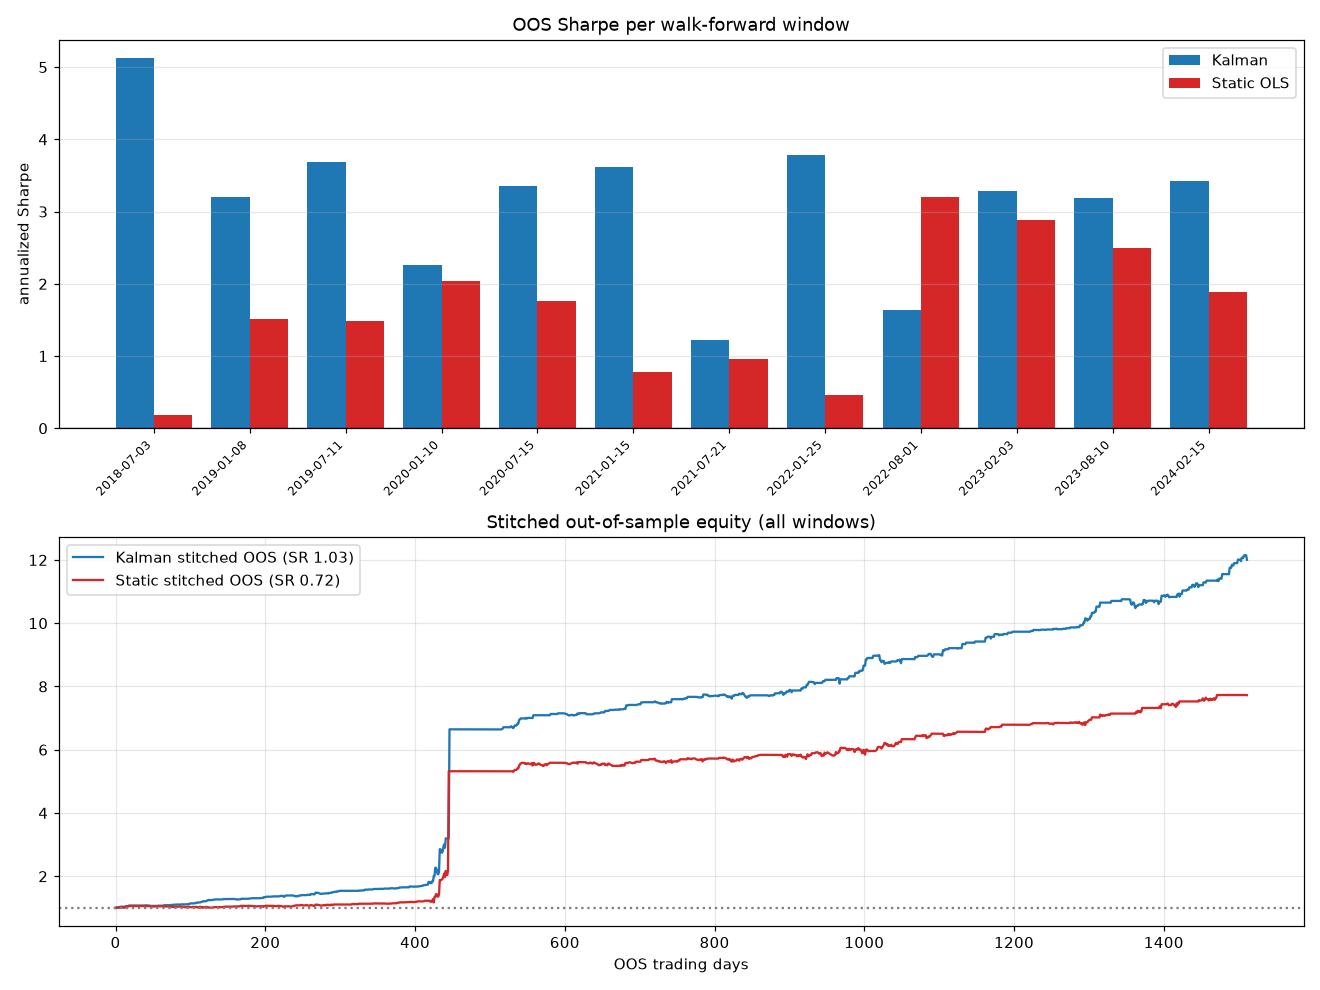

This figure's Python source:
"""
Walk-forward analysis: WTI-Brent pairs trading (Kalman vs Static OLS)
- เลื่อนหน้าต่าง: train ~2 ปี (504 วัน) -> test ~6 เดือน (126 วัน) -> ก้าวต่อ 126 วัน
- แต่ละหน้าต่าง: ประมาณ beta(static) + เลือก entry "จาก train เท่านั้น" แล้ววัดบน test (OOS)
- รวบการกระจายตัวของ Sharpe ทุกหน้าต่าง -> ดูว่ากลยุทธ์ robust หรือพึ่งโชค regime
"""
import numpy as np, pandas as pd
import matplotlib; matplotlib.use("Agg")
import matplotlib.pyplot as plt

def load(f): return pd.read_csv(f, parse_dates=["Date"]).set_index("Date")["Price"]
df = pd.concat([load("/tmp/wti-daily.csv").rename("WTI"),
                load("/tmp/brent-daily.csv").rename("Brent")], axis=1).dropna()
df = df.loc["2016-01-01":"2024-12-31"]
W = df["WTI"].values; B = df["Brent"].values; N = len(df)

def kalman(q=1e-4, r=1.0):
    x=np.array([1.0,0.0]); P=np.eye(2); Q=np.eye(2)*q; R=r; beta=np.zeros(N)
    for t in range(N):
        H=np.array([B[t],1.0]); P=P+Q; e=W[t]-H@x; S=H@P@H+R; K=(P@H)/S
        x=x+K*e; P=P-np.outer(K,H)@P; beta[t]=x[0]
    return beta
def zscore(spread, win=60):
    s=pd.Series(spread); mu=s.rolling(win).mean().values; sd=s.rolling(win).std().values
    return np.where(sd>0,(spread-mu)/sd,0.0)
def backtest(beta, entry, lo, hi, cost_bps=5.0):
    cost=cost_bps/1e4; spread=W-beta*B; z=zscore(spread)
    pos=0; beta_e=0.0; rets=np.zeros(N); trades=0
    for t in range(max(lo,1),hi):
        if pos!=0:
            pnl=pos*((W[t]-W[t-1])-beta_e*(B[t]-B[t-1])); rets[t]=pnl/(abs(W[t-1])+abs(beta_e*B[t-1]))
        if pos==0:
            if z[t]>entry: pos=-1;beta_e=beta[t];trades+=1;rets[t]-=cost
            elif z[t]<-entry: pos=1;beta_e=beta[t];trades+=1;rets[t]-=cost
        else:
            if (pos==-1 and z[t]<=0) or (pos==1 and z[t]>=0): pos=0;trades+=1;rets[t]-=cost
    return rets[lo:hi], trades
def sharpe(r): return np.mean(r)/np.std(r)*np.sqrt(252) if np.std(r)>0 else 0.0

beta_k = kalman()
grid=[1.0,1.25,1.5,1.75,2.0,2.25,2.5]
TRAIN, TEST = 504, 126

windows=[]
lo=120
while lo+TRAIN+TEST <= N:
    tr0,tr1 = lo, lo+TRAIN
    te0,te1 = tr1, tr1+TEST
    # static beta จาก train ของหน้าต่างนี้
    beta_ols=np.polyfit(B[tr0:tr1],W[tr0:tr1],1)[0]; beta_s=np.full(N,beta_ols)
    # เลือก entry จาก train แต่ละกลยุทธ์
    def pick(beta):
        best=None
        for e in grid:
            r,_=backtest(beta,e,tr0,tr1); s=sharpe(r)
            if best is None or s>best[1]: best=(e,s)
        return best[0]
    ek,es=pick(beta_k),pick(beta_s)
    rk,tk=backtest(beta_k,ek,te0,te1); rs,ts=backtest(beta_s,es,te0,te1)
    windows.append(dict(start=df.index[te0].date(), end=df.index[te1-1].date(),
                        sk=sharpe(rk), ss=sharpe(rs),
                        rk=np.prod(1+rk)-1, rs=np.prod(1+rs)-1, tk=tk, ts=ts,
                        rk_arr=rk, rs_arr=rs))
    lo += TEST

print(f"จำนวนหน้าต่าง OOS: {len(windows)} (train {TRAIN}d / test {TEST}d)\n")
print(f"{'OOS period':<26}{'Kalman SR':>11}{'Static SR':>11}{'K ret':>8}{'S ret':>8}{'K tr':>6}")
print("-"*72)
for w in windows:
    print(f"{str(w['start'])+'..'+str(w['end']):<26}{w['sk']:>11.2f}{w['ss']:>11.2f}{w['rk']*100:>7.1f}%{w['rs']*100:>7.1f}%{w['tk']:>6}")

sk=np.array([w['sk'] for w in windows]); ss=np.array([w['ss'] for w in windows])
print("\n=== สรุปการกระจายตัวของ OOS Sharpe ===")
print(f"{'':<10}{'mean':>8}{'median':>8}{'std':>8}{'min':>8}{'max':>8}{'% บวก':>8}")
print(f"{'Kalman':<10}{sk.mean():>8.2f}{np.median(sk):>8.2f}{sk.std():>8.2f}{sk.min():>8.2f}{sk.max():>8.2f}{(sk>0).mean()*100:>7.0f}%")
print(f"{'Static':<10}{ss.mean():>8.2f}{np.median(ss):>8.2f}{ss.std():>8.2f}{ss.min():>8.2f}{ss.max():>8.2f}{(ss>0).mean()*100:>7.0f}%")

# stitched OOS equity (ต่อ test ทุกหน้าต่างเรียงกัน)
rk_all=np.concatenate([w['rk_arr'] for w in windows]); rs_all=np.concatenate([w['rs_arr'] for w in windows])
print(f"\nStitched OOS รวม: Kalman Sharpe {sharpe(rk_all):.2f} ret {(np.prod(1+rk_all)-1)*100:.1f}% | Static Sharpe {sharpe(rs_all):.2f} ret {(np.prod(1+rs_all)-1)*100:.1f}%")

fig,ax=plt.subplots(2,1,figsize=(12,9))
x=np.arange(len(windows)); labels=[str(w['start']) for w in windows]
ax[0].bar(x-0.2,sk,0.4,label='Kalman',color='C0'); ax[0].bar(x+0.2,ss,0.4,label='Static OLS',color='C3')
ax[0].axhline(0,color='k',lw=.8); ax[0].set_xticks(x); ax[0].set_xticklabels(labels,rotation=45,ha='right',fontsize=8)
ax[0].set_title("OOS Sharpe per walk-forward window"); ax[0].set_ylabel("annualized Sharpe"); ax[0].legend(); ax[0].grid(alpha=.3,axis='y')
ax[1].plot(np.cumprod(1+rk_all),'C0',label=f'Kalman stitched OOS (SR {sharpe(rk_all):.2f})')
ax[1].plot(np.cumprod(1+rs_all),'C3',label=f'Static stitched OOS (SR {sharpe(rs_all):.2f})')
ax[1].axhline(1,color='gray',ls=':'); ax[1].set_title("Stitched out-of-sample equity (all windows)")
ax[1].set_xlabel("OOS trading days"); ax[1].legend(); ax[1].grid(alpha=.3)
plt.tight_layout(); plt.savefig("/home/user/Claude-code-project/wti_brent_walkforward.png",dpi=110)
print("\nบันทึกกราฟ: wti_brent_walkforward.png")
